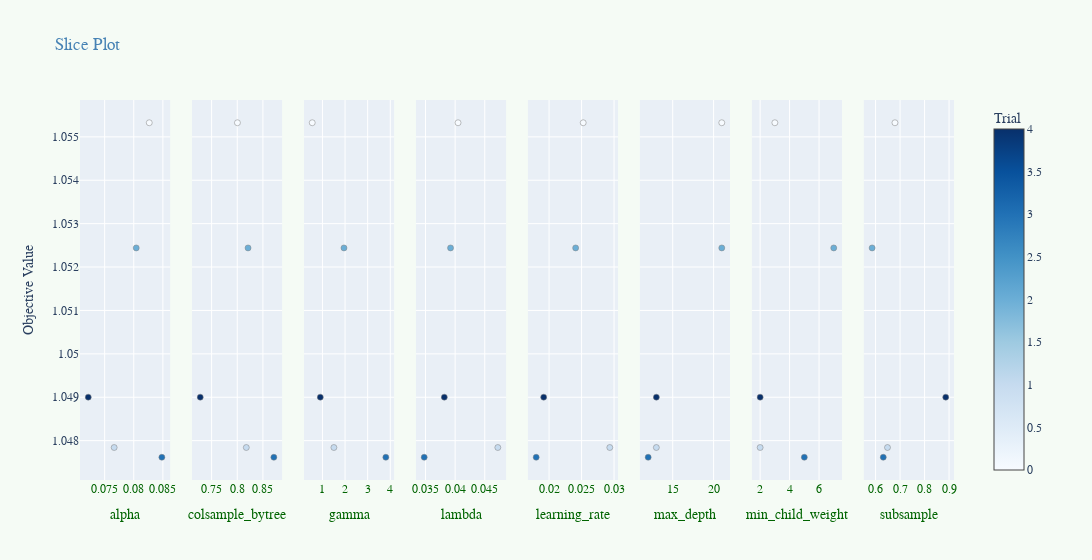

Write notebook code for a chart like this one.
### Markdown cell above
### Visualization slice

### Code cell
import optuna.visualization as vis

fig = vis.plot_slice(
    study_XGBM,
    params=[
        "max_depth",
        "learning_rate",
        "subsample",
        "colsample_bytree",
        "gamma",
        "lambda",             # L2 regularization
        "alpha",              # L1 regularization
        "min_child_weight",
    ],
)

fig.update_layout(
    font_family="Courier New",
    font_size=12,
    title_font_family="Times New Roman",
    title_font_color="steelblue",
    legend_title_font_color="black",
    plot_bgcolor="#e9eff6",
    paper_bgcolor="#f5fbf5",
)

fig.update_xaxes(color="darkgreen")

### Figure 1 — Plotly figure (JSON) as saved in the notebook; plotly's stock layout.template omitted (floating-point values rounded to 4 significant figures)
{"data": [{"marker": {"color": [0, 1, 2, 3, 4], "colorbar": {"title": {"text": "Trial"}, "x": 1, "xpad": 40}, "colorscale": [[0, "rgb(247,251,255)"], [0.125, "rgb(222,235,247)"], [0.25, "rgb(198,219,239)"], [0.375, "rgb(158,202,225)"], [0.5, "rgb(107,174,214)"], [0.625, "rgb(66,146,198)"], [0.75, "rgb(33,113,181)"], [0.875, "rgb(8,81,156)"], [1, "rgb(8,48,107)"]], "line": {"color": "Grey", "width": 0.5}, "showscale": true}, "mode": "markers", "name": "Feasible Trial", "showlegend": false, "type": "scatter", "x": [0.08266, 0.07663, 0.08042, 0.08483, 0.07218], "xaxis": "x", "y": [1.055, 1.048, 1.052, 1.048, 1.049], "yaxis": "y"}, {"marker": {"color": [0, 1, 2, 3, 4], "colorbar": {"title": {"text": "Trial"}, "x": 1, "xpad": 40}, "colorscale": [[0, "rgb(247,251,255)"], [0.125, "rgb(222,235,247)"], [0.25, "rgb(198,219,239)"], [0.375, "rgb(158,202,225)"], [0.5, "rgb(107,174,214)"], [0.625, "rgb(66,146,198)"], [0.75, "rgb(33,113,181)"], [0.875, "rgb(8,81,156)"], [1, "rgb(8,48,107)"]], "line": {"color": "Grey", "width": 0.5}, "showscale": false}, "mode": "markers", "name": "Feasible Trial", "showlegend": false, "type": "scatter", "x": [0.8003, 0.8176, 0.821, 0.8713, 0.7278], "xaxis": "x2", "y": [1.055, 1.048, 1.052, 1.048, 1.049], "yaxis": "y2"}, {"marker": {"color": [0, 1, 2, 3, 4], "colorbar": {"title": {"text": "Trial"}, "x": 1, "xpad": 40}, "colorscale": [[0, "rgb(247,251,255)"], [0.125, "rgb(222,235,247)"], [0.25, "rgb(198,219,239)"], [0.375, "rgb(158,202,225)"], [0.5, "rgb(107,174,214)"], [0.625, "rgb(66,146,198)"], [0.75, "rgb(33,113,181)"], [0.875, "rgb(8,81,156)"], [1, "rgb(8,48,107)"]], "line": {"color": "Grey", "width": 0.5}, "showscale": false}, "mode": "markers", "name": "Feasible Trial", "showlegend": false, "type": "scatter", "x": [0.5475, 1.507, 1.952, 3.804, 0.9042], "xaxis": "x3", "y": [1.055, 1.048, 1.052, 1.048, 1.049], "yaxis": "y3"}, {"marker": {"color": [0, 1, 2, 3, 4], "colorbar": {"title": {"text": "Trial"}, "x": 1, "xpad": 40}, "colorscale": [[0, "rgb(247,251,255)"], [0.125, "rgb(222,235,247)"], [0.25, "rgb(198,219,239)"], [0.375, "rgb(158,202,225)"], [0.5, "rgb(107,174,214)"], [0.625, "rgb(66,146,198)"], [0.75, "rgb(33,113,181)"], [0.875, "rgb(8,81,156)"], [1, "rgb(8,48,107)"]], "line": {"color": "Grey", "width": 0.5}, "showscale": false}, "mode": "markers", "name": "Feasible Trial", "showlegend": false, "type": "scatter", "x": [0.04049, 0.0472, 0.03922, 0.03478, 0.03817], "xaxis": "x4", "y": [1.055, 1.048, 1.052, 1.048, 1.049], "yaxis": "y4"}, {"marker": {"color": [0, 1, 2, 3, 4], "colorbar": {"title": {"text": "Trial"}, "x": 1, "xpad": 40}, "colorscale": [[0, "rgb(247,251,255)"], [0.125, "rgb(222,235,247)"], [0.25, "rgb(198,219,239)"], [0.375, "rgb(158,202,225)"], [0.5, "rgb(107,174,214)"], [0.625, "rgb(66,146,198)"], [0.75, "rgb(33,113,181)"], [0.875, "rgb(8,81,156)"], [1, "rgb(8,48,107)"]], "line": {"color": "Grey", "width": 0.5}, "showscale": false}, "mode": "markers", "name": "Feasible Trial", "showlegend": false, "type": "scatter", "x": [0.02525, 0.02935, 0.02409, 0.01802, 0.01917], "xaxis": "x5", "y": [1.055, 1.048, 1.052, 1.048, 1.049], "yaxis": "y5"}, {"marker": {"color": [0, 1, 2, 3, 4], "colorbar": {"title": {"text": "Trial"}, "x": 1, "xpad": 40}, "colorscale": [[0, "rgb(247,251,255)"], [0.125, "rgb(222,235,247)"], [0.25, "rgb(198,219,239)"], [0.375, "rgb(158,202,225)"], [0.5, "rgb(107,174,214)"], [0.625, "rgb(66,146,198)"], [0.75, "rgb(33,113,181)"], [0.875, "rgb(8,81,156)"], [1, "rgb(8,48,107)"]], "line": {"color": "Grey", "width": 0.5}, "showscale": false}, "mode": "markers", "name": "Feasible Trial", "showlegend": false, "type": "scatter", "x": [21, 13, 21, 12, 13], "xaxis": "x6", "y": [1.055, 1.048, 1.052, 1.048, 1.049], "yaxis": "y6"}, {"marker": {"color": [0, 1, 2, 3, 4], "colorbar": {"title": {"text": "Trial"}, "x": 1, "xpad": 40}, "colorscale": [[0, "rgb(247,251,255)"], [0.125, "rgb(222,235,247)"], [0.25, "rgb(198,219,239)"], [0.375, "rgb(158,202,225)"], [0.5, "rgb(107,174,214)"], [0.625, "rgb(66,146,198)"], [0.75, "rgb(33,113,181)"], [0.875, "rgb(8,81,156)"], [1, "rgb(8,48,107)"]], "line": {"color": "Grey", "width": 0.5}, "showscale": false}, "mode": "markers", "name": "Feasible Trial", "showlegend": false, "type": "scatter", "x": [3, 2, 7, 5, 2], "xaxis": "x7", "y": [1.055, 1.048, 1.052, 1.048, 1.049], "yaxis": "y7"}, {"marker": {"color": [0, 1, 2, 3, 4], "colorbar": {"title": {"text": "Trial"}, "x": 1, "xpad": 40}, "colorscale": [[0, "rgb(247,251,255)"], [0.125, "rgb(222,235,247)"], [0.25, "rgb(198,219,239)"], [0.375, "rgb(158,202,225)"], [0.5, "rgb(107,174,214)"], [0.625, "rgb(66,146,198)"], [0.75, "rgb(33,113,181)"], [0.875, "rgb(8,81,156)"], [1, "rgb(8,48,107)"]], "line": {"color": "Grey", "width": 0.5}, "showscale": false}, "mode": "markers", "name": "Feasible Trial", "showlegend": false, "type": "scatter", "x": [0.6791, 0.6487, 0.5859, 0.6314, 0.8864], "xaxis": "x8", "y": [1.055, 1.048, 1.052, 1.048, 1.049], "yaxis": "y8"}], "layout": {"font": {"family": "Courier New", "size": 12}, "legend": {"title": {"font": {"color": "black"}}}, "paper_bgcolor": "#f5fbf5", "plot_bgcolor": "#e9eff6", "title": {"font": {"color": "steelblue", "family": "Times New Roman"}, "text": "Slice Plot"}, "width": 2400, "xaxis": {"anchor": "y", "color": "darkgreen", "domain": [0, 0.1031], "title": {"text": "alpha"}}, "xaxis2": {"anchor": "y2", "color": "darkgreen", "domain": [0.1281, 0.2312], "title": {"text": "colsample_bytree"}}, "xaxis3": {"anchor": "y3", "color": "darkgreen", "domain": [0.2562, 0.3594], "title": {"text": "gamma"}}, "xaxis4": {"anchor": "y4", "color": "darkgreen", "domain": [0.3844, 0.4875], "title": {"text": "lambda"}}, "xaxis5": {"anchor": "y5", "color": "darkgreen", "domain": [0.5125, 0.6156], "title": {"text": "learning_rate"}}, "xaxis6": {"anchor": "y6", "color": "darkgreen", "domain": [0.6406, 0.7438], "title": {"text": "max_depth"}}, "xaxis7": {"anchor": "y7", "color": "darkgreen", "domain": [0.7687, 0.8719], "title": {"text": "min_child_weight"}}, "xaxis8": {"anchor": "y8", "color": "darkgreen", "domain": [0.8969, 1], "title": {"text": "subsample"}}, "yaxis": {"anchor": "x", "domain": [0, 1], "title": {"text": "Objective Value"}}, "yaxis2": {"anchor": "x2", "domain": [0, 1], "matches": "y", "showticklabels": false}, "yaxis3": {"anchor": "x3", "domain": [0, 1], "matches": "y", "showticklabels": false}, "yaxis4": {"anchor": "x4", "domain": [0, 1], "matches": "y", "showticklabels": false}, "yaxis5": {"anchor": "x5", "domain": [0, 1], "matches": "y", "showticklabels": false}, "yaxis6": {"anchor": "x6", "domain": [0, 1], "matches": "y", "showticklabels": false}, "yaxis7": {"anchor": "x7", "domain": [0, 1], "matches": "y", "showticklabels": false}, "yaxis8": {"anchor": "x8", "domain": [0, 1], "matches": "y", "showticklabels": false}}}
